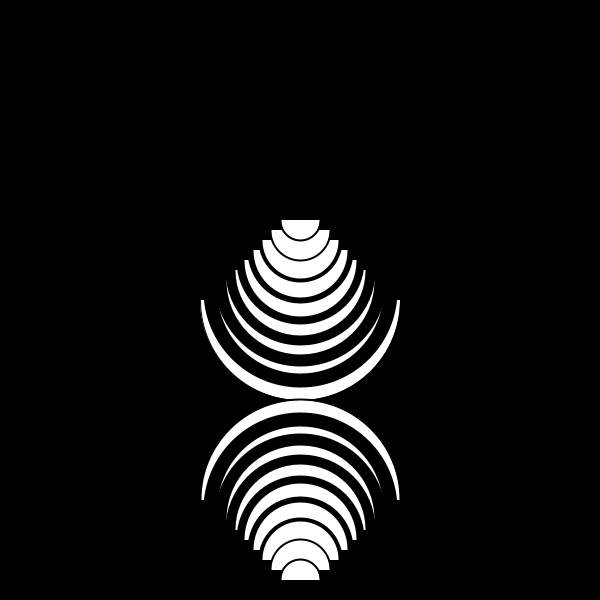
Frame 1 (no input)
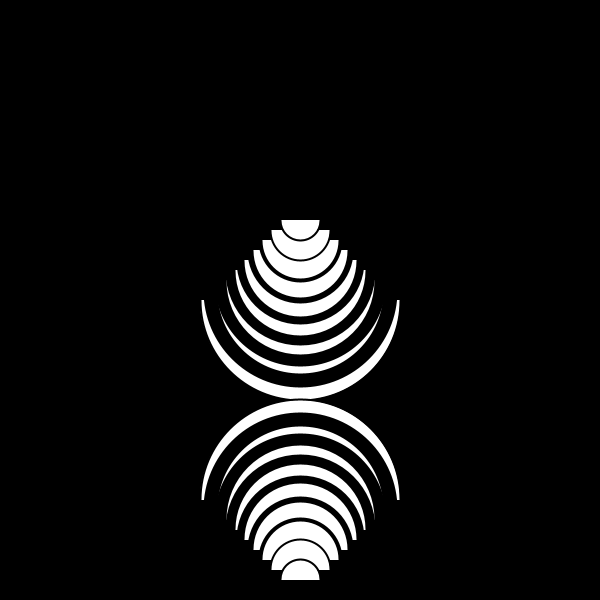
Frame 2 (the mouse pressed at the canvas centre, redrawn once)

The Processing sketch that drew these frames (run headless with seeded random() and noise(); the mouse was pressed at the canvas centre and the sketch redrawn once):

// Processing sketch: processing_86282
// ── processing_86282.pde

void setup()
{
  //taille de l'image
  size(600,600);
  background(0);
  smooth();
}
void draw()
{
 //arc de cercle en bas
 arc(300,300,200,200,0,PI);
 stroke(0);
 strokeWeight(14);
  arc(300,290,180,180,0,PI);
 strokeWeight(12);
  arc(300,280,160,160,0,PI);
  strokeWeight(10);
  arc(300,270,140,140,0,PI);
  strokeWeight(8);
  arc(300,260,120,120,0,PI);
  strokeWeight(6);
  arc(300,250,100,100,0,PI);
  strokeWeight(4);
  arc(300,240,80,80,0,PI);
  strokeWeight(2);
  arc(300,230,60,60,0,PI);
  arc(300,220,40,40,0,PI);
  //ouverture matrice
  pushMatrix();
  //faire descendre l'arc
  translate(600,900);
  //rotation a 180°
  rotate(PI);
  //arc de cercle en haut
  arc(300,400,200,200,0,PI);
   stroke(0);
   strokeWeight(14);
    arc(300,390,180,180,0,PI);
 strokeWeight(12);
  arc(300,380,160,160,0,PI);
  strokeWeight(10);
  arc(300,370,140,140,0,PI);
  strokeWeight(8);
  arc(300,360,120,120,0,PI);
  strokeWeight(6);
  arc(300,350,100,100,0,PI);
 strokeWeight(4);
  arc(300,340,80,80,0,PI);
  strokeWeight(2);
  arc(300,330,60,60,0,PI);
  arc(300,320,40,40,0,PI);
//fermture de la matrice
  popMatrix();

 
  noLoop();
}
